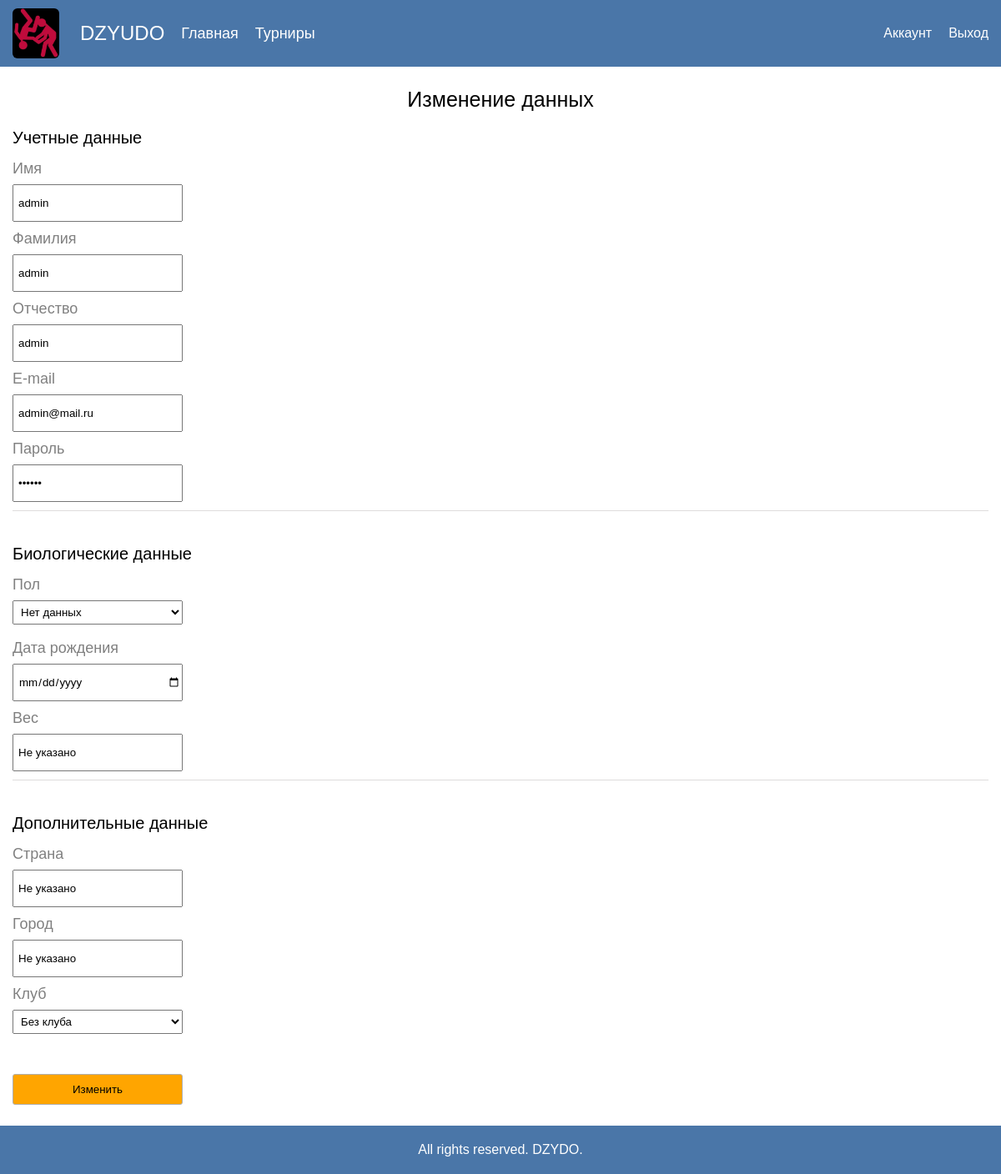
The app's page /cabinet/edit (signed in) with its own data.
### tables this page shows
CREATE TABLE `user` (
  `id` int(11) NOT NULL,
  `name` varchar(255) NOT NULL,
  `surname` varchar(255) DEFAULT NULL,
  `patronymic` varchar(255) DEFAULT NULL,
  `country` varchar(255) DEFAULT NULL,
  `city` varchar(255) DEFAULT NULL,
  `email` varchar(255) NOT NULL,
  `data_of_birth` date DEFAULT NULL,
  `sex_id` int(11) NOT NULL,
  `weight` int(11) DEFAULT NULL,
  `club_id` int(11) NOT NULL,
  `role` varchar(255) NOT NULL DEFAULT 'user',
  `password` varchar(255) NOT NULL
);

### config/routes.php (called while the page is built)
<?php
return array(
    'tournaments/([0-9]+)/matches/([0-9]+)' => 'tournaments/matchView/$1/$2',
    'tournaments/([0-9]+)' => 'tournaments/view/$1',
    'tournaments' => 'tournaments/index',
    'admin/request/delete/([0-9]+)' => 'admin/requestDelete/$1',
    'admin/tournaments/([0-9]+)/matches/edit/([0-9]+)' => 'admin/matchEdit/$1/$2',
    'admin/tournaments/toss/([0-9]+)' => 'admin/toss/$1',
    'admin/tournaments/invite/([0-9]+)/user/([0-9]+)' => 'admin/inviteTry/$1/$2',
    'admin/tournaments/invite/([0-9]+)' => 'admin/invite/$1',
    'admin/tournaments/delete/([0-9]+)' => 'admin/tournamentsDelete/$1',
    'admin/tournaments/edit/([0-9]+)' => 'admin/tournamentsEdit/$1',
    'admin/tournaments/([0-9]+)' => 'admin/tournamentsView/$1',
    'admin/tournaments/add' => 'admin/tournamentsAdd',
    'admin/tournaments' => 'admin/tournaments',
    'admin/users/edit/([0-9]+)' => 'admin/usersEdit/$1',
    'admin/users/([0-9]+)' => 'admin/usersView/$1',
    'admin/users/add' => 'admin/usersAdd',
    'admin/users' => 'admin/users',
    'admin' => 'admin/index',
    'cabinet/edit' => 'cabinet/edit',
    'cabinet' => 'cabinet/index',
    'user/logout' => 'user/logout',
    'user/register' => 'user/register',
    'user/login' => 'user/login',
    '' => 'main/index',
);

### controllers/CabinetController.php (called while the page is built, shortened)
<?php
include_once ROOT.'/models/USER.php';
include_once ROOT.'/models/Club.php';
include_once ROOT . '/models/Sex.php';
class CabinetController
{
    public function actionEdit(){
        $id = USER::isLogged();
        $user = USER::getUser($id);
        $userView = USER::getUserView($id);
        $clubs = Club::getClubs();
        $getSex = Sex::getSex();
        $result = false;
        require_once ("views/edit.php");
        return true;
    }
}

### index.php (called while the page is built, shortened)
<?php
require_once (ROOT.'/components/Router.php');
require_once (ROOT.'/components/DB.php');
$router = new Router();
$router -> run();

### models/USER.php (called while the page is built, shortened)
<?php
class USER
{
    public static function isGuest()
    {
        if (!isset($_SESSION['logged_user'])) {
            return true;
        } else {
            return false;
        }
    }
    public static function getUser($id)
    {
        if ($id) {
            $db = new DB();
            $sql = "SELECT user.id,user.name,user.password, user.surname,user.patronymic,user.country,user.city,user.email,user.data_of_birth,user.role,sex.name as 'sex_name',user.weight,club.name as 'club_name' FROM user INNER JOIN club INNER JOIN sex ON user.club_id = club.id AND user.sex_id = sex.id WHERE user.id = :id";
            return $db->queryObj($sql, [':id' => $id]);
        }
    }
    public static function getUserView($id)
    {
        if ($id) {
            $db = new DB();
            $sql = "SELECT user.name,user.password, user.surname,user.patronymic,user.country,user.city,user.email,user.data_of_birth,sex.name as 'sex_name',user.weight,club.name as 'club_name' FROM user INNER JOIN club INNER JOIN sex ON user.club_id = club.id AND user.sex_id = sex.id WHERE user.id = :id";
            $user = $db->queryObj($sql, [':id' => $id]);
            $vars = get_object_vars($user);
            foreach ($vars as $key => $value) {
                if ($user->$key == NULL) {
                    $user->$key = "Не указано";
                }
            }
            return $user;
        }
    }
}

### components/DB.php (called while the page is built, shortened)
<?php
class DB extends PDO
{
    public  function queryObj($sql, $params)
    {
        $stmt = $this->prepare($sql);
        $stmt->execute($params);
        return $some = $stmt->fetch(PDO::FETCH_OBJ);
    }
    public  function queryAssocNoP($sql)
    {
        $stmt = $this->prepare($sql);
        $stmt->execute();
        return $some = $stmt->fetchAll(PDO::FETCH_ASSOC);
    }
}

### models/Sex.php (called while the page is built, shortened)
<?php
class Sex
{
    public static function getSex(){
        $db = new DB();
        return $db->queryAssocNoP("SELECT * FROM sex");
    }
}

### models/Club.php (called while the page is built)
<?php
class Club
{
    public static function getClubs(){
        $db = new DB();
        return $db->queryAssocNoP("SELECT * FROM club");
    }
}

### views/edit.php (the view, shortened to what this page needs)
<?php
include_once('header.php');
?>
<div class="edit">
    <div class="container">
        <div class="edit-content">
            <div class="edit-title">Изменение данных</div>
            <?php if ($result): ?>
                <div class="register-done">Данные изменены.  <a href="/cabinet">Вернуться в кабинет</a> </div>
            <?php else: ?>
            <div class="edit-bio-wrap">
                <form action="" method="post">
                    <div class="edit-bio-group">
                        <div class="edit-bio-title">Учетные данные</div>
                        <div class="edit-bio-row">
                            <label for="name" class="register-form-label">Имя</label>
                            <input type="text" placeholder="Имя" name="name" id="name" class="register-form-some"
                                   value="<?php echo $userView->name ?>">
                        </div>
                        <div class="edit-bio-row">
                            <label for="surname" class="register-form-label">Фамилия</label>
                            <input type="text" placeholder="Фамилия" name="surname" id="surname"
                                   class="register-form-some" value="<?php echo $userView->surname ?>">
                        </div>
                        <div class="edit-bio-row">
                            <label for="patronymic" class="register-form-label">Отчество</label>
                            <input type="text" placeholder="Отчество" name="patronymic" id="patronymic"
                                   class="register-form-some" value="<?php echo $userView->patronymic ?>">
                        </div>
                        <div class="edit-bio-row">
                            <label for="email" class="register-form-label">E-mail</label>
                            <input type="text" placeholder="E-mail" name="email" id="email" class="register-form-some"
                                   value="<?php echo $userView->email ?>">
                        </div>
                        <div class="edit-bio-row">
                            <label for="password" class="register-form-label">Пароль</label>
                            <input type="password" placeholder="Пароль" name="password" id="password" class="register-form-some"
                                   value="<?php echo $userView->password?>">
                        </div>
                    </div>
                    <div class="edit-bio-group">
                        <div class="edit-bio-title">Биологические данные</div>
                        <div class="edit-bio-row">
                            <label for="sex" class="register-form-label">Пол</label>
                            <select name="sex" id="sex" class="edit-select">
                                <?php foreach ($getSex as  $value):?>
                                    <?php if ($user->sex_name == $value['name']):?>
                                        <option value="<?php echo $value['id']; ?>" selected="selected"><?php echo $value['name']; ?></option>
                                    <?php else:?>
                                        <option value="<?php echo $value['id']; ?>"><?php echo $value['name']; ?></option>
                                <?php endif;?>
                                <?php endforeach;?>
                            </select>
                        </div>
                        <div class="edit-bio-row">
                            <label for="data" class="register-form-label">Дата рождения</label>
                            <?php if($user->data_of_birth==NULL):?>
                            <input type="date" placeholder="Дата рождения" name="data" id="data" class="register-form-some">
                            <?php else:?>
                            <input type="date" placeholder="Дата рождения" name="data" id="data" class="register-form-some" value="<?php echo $user->data_of_birth; ?>">
                            <?php endif;?>
                        </div>
                        <div class="edit-bio-row">
                            <label for="weight" class="register-form-label">Вес</label>
                            <input type="text" placeholder="Вес" name="weight" id="weight" class="register-form-some"
                                   value="<?php echo $userView->weight?>">
                        </div>
                    </div>
                    <div class="edit-bio-group">
                        <div class="edit-bio-title">Дополнительные данные</div>
                        <div class="edit-bio-row">
                            <label for="country" class="register-form-label">Страна</label>
                            <input type="text" placeholder="Страна" name="country" id="country"
                                   class="register-form-some" value="<?php echo $userView->country; ?>">
                        </div>
                        <div class="edit-bio-row">
                            <label for="city" class="register-form-label">Город</label>
                            <input type="text" placeholder="Город" name="city" id="city"
                                   class="register-form-some" value="<?php echo $userView->city; ?>">
                        </div>
                        <div class="edit-bio-row">
                            <label for="club_name_2" class="register-form-label">Клуб</label>
                            <select name="club_name_1" id="club_name_1" class="edit-select" onchange="check()">
                                <?php foreach ($clubs as  $value):?>
                                    <?php if ($user->club_name == $value['name']):?>
                                        <option value="<?php echo $value['id']; ?>" selected="selected"><?php echo $value['name']; ?></option>
                                    <?php else:?>
                                        <option value="<?php echo $value['id']; ?>"><?php echo $value['name']; ?></option>
                                    <?php endif;?>
                                <?php endforeach;?>
                            </select>
                        </div>
                    </div>
                    <input type="submit" value="Изменить" name="submit" class="register-form-button">
                </form>
                <?php endif; ?>
            </div>
        </div>
    </div>
</div>
<?php
include_once('footer.php');
?>

### components/Router.php (shortened to what this page needs)
<?php
class Router{
    private $routes;
    public function __construct()
    {
        $routerPath = ROOT.'/config/routes.php';
        $this->routes = include($routerPath);
    }
    private function getURI()
    {
        if (!empty($_SERVER['REQUEST_URI'])){
            return trim( $_SERVER['REQUEST_URI'] , '/');
        }
    }
    public function run()
    {
        $uri = $this->getURI();
        foreach ($this->routes as $uriPattern => $path){
            if (preg_match("~^$uriPattern$~", $uri)) {
                $internalRoute = preg_replace("~^$uriPattern$~",$path,$uri);
                $segments = explode('/', $internalRoute);
                $controllerName = ucfirst(array_shift($segments) . 'Controller');
                $actionName = 'action' . ucfirst(array_shift($segments));
                $parameters = $segments;
                $controllerObject = new $controllerName;
                $result = call_user_func_array(array($controllerObject,$actionName),$parameters);
                if ($result != null) {
                    break;
                }
            }
        }
    }
}

### views/header.php (shortened to what this page needs)
<!doctype html>
<html lang="ru">
<head>
    <link href="/css/style.css" rel="stylesheet" type="text/css">
</head>
<body>
<header>
    <div class="container">
        <div class="header-content">
            <div class="header-content-left">
                <img src="/img/logo.jpg" alt="" class="logo">
                <div class="header-2-name">DZYUDO</div>
                <a href="/" class="header-2-a">Главная</a>
                <a href="/tournaments" class="header-2-a">Турниры</a>
            </div>
            <div class="header-content-right">
                <?php if (USER::isGuest()):?>
                <div class="header-content-right-some"><a href="/user/register">Зарегестрироваться</a></div>
                <div class="header-content-right-some"><a href="/user/login">Вход</a></div>
                <?php else: ?>
                <div class="header-content-right-some"><a href="/cabinet">Аккаунт</a></div>
                <div class="header-content-right-some"><a href="/user/logout">Выход</a></div>
                <?php endif; ?>
            </div>
        </div>
    </div>
</header>

### views/footer.php (shortened to what this page needs)
<footer>
    <div class="container">
    <div class="copyright">All rights reserved. DZYDO. </div>
    </div>
</footer>
</body>
</html>

### css/style.css (style rules this page uses)
* { padding: 0; margin: 0; box-sizing: border-box; font-family: Arial, sans-serif; color: black; }
.container { max-width: 1200px; margin: 0 auto; padding-left: 15px; padding-right: 15px; }
header { background-color: #4a76a8; color: white; padding-top: 10px; padding-bottom: 10px; }
body { min-height: 100vh; }
footer { background-color: #4a76a8; color: white; padding-top: 20px; padding-bottom: 20px; }
.copyright { text-align: center; color: white; }
.header-content { display: flex; justify-content: space-between; align-items: center; }
.logo { width: 56px; border-radius: 6px; margin-right: 25px; }
.header-content-right { display: flex; }
.header-content-right-some>a { text-decoration: none; color: white; }
.header-content-right-some:last-child { margin-left: 20px; }
.header-2-name { font-size: 24px; color: white; }
.header-2-a { margin-left: 20px; color: white; text-decoration: none; font-size: 18px; }
.header-content-left { display: flex; align-items: center; }
.register-form-label { font-size: 18px; margin-bottom: 8px; color: grey; }
.register-form-some { width: 204px; height: 45px; padding-left: 5px; }
.register-form-button { width: 204px; padding: 10px; border: 1px solid #AFAFB0; border-radius: 3px; box-shadow: none; background-color: orange; cursor: pointer; }
.edit { padding-top: 25px; padding-bottom: 25px; }
.edit-title { text-align: center; font-size: 25px; margin-bottom: 20px; }
.edit-bio-title { font-size: 20px; margin-bottom: 15px; }
.edit-bio-group { border-bottom: 1px solid #dedcdc; margin-bottom: 40px; }
.edit-bio-group:nth-child(3) { border-bottom: none; }
.edit-bio-row { display: flex; flex-direction: column; margin-bottom: 10px; }
.edit-select { width: 204px; padding: 5px; }
.edit-select:nth-child(2) { margin-bottom: 8px; }
.cabinet, .tournaments, .viewTourn, .admin-start, .ch0ch, .register, .match, .edit, .inviteTry { min-height: 86vh; }

### records on screen
user: name "admin", surname "admin", patronymic "admin", email "admin@mail.ru", weight "Не указано", country "Не указано", city "Не указано"

### other values on screen
form field sex "Нет данных"
form field club_name_1 "Без клуба"
